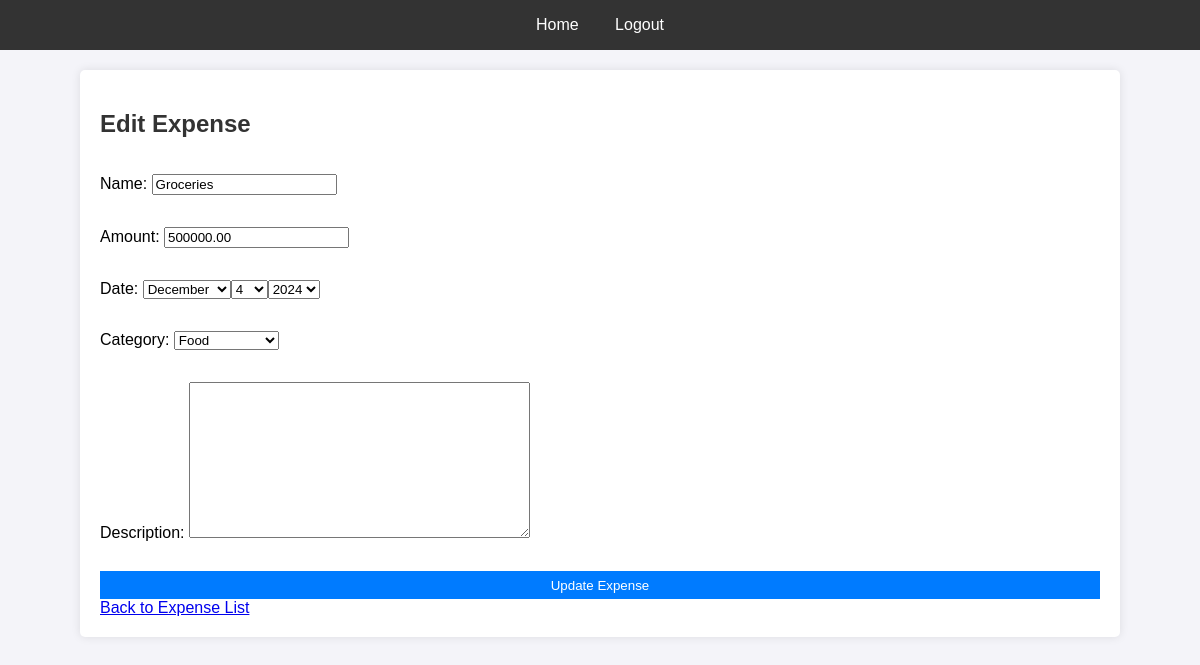
Screenshot of /edit/14/ (signed in) with the database file from the repository.
### expenses/models.py (models this page shows, shortened)
class Expense(models.Model):
    CATEGORY_CHOICES = [
        ('FOOD', 'Food'),
        ('TRANSPORT', 'Transport'),
        ('ENTERTAINMENT', 'Entertainment'),
        ('OTHER', 'Other')
    ]
    user = models.ForeignKey(User, on_delete=models.CASCADE)
    name = models.CharField(max_length=255)
    category = models.CharField(max_length=50, choices=CATEGORY_CHOICES)
    amount = models.DecimalField(max_digits=10, decimal_places=2)
    date = models.DateField()
    description = models.TextField(blank=True)

### expenses/views.py (the view)
# urls.py: path('edit/<int:id>/', views.expense_update, name='expense_update'),
def expense_update(request, id):
    expense = get_object_or_404(Expense, id=id, user=request.user)
    if request.method == 'POST':
        form = ExpenseForm(request.POST, instance=expense)
        if form.is_valid():
            form.save()
            messages.success(request, "Expense updated successfully!")
            return redirect('expense_list')
    else:
        form = ExpenseForm(instance=expense)
    return render(request, 'expenses/expense_form.html', {'form': form, 'form_title': 'Edit Expense', 'button_text': 'Update Expense'})

### expenses/forms.py (shortened to what this page needs)
class ExpenseForm(forms.ModelForm):
    class Meta:
        model = Expense
        fields = ['name', 'amount', 'date', 'category', 'description']  # Include the fields you want to capture from the user
        widgets = {
            'date': forms.SelectDateWidget(),  # This gives a date picker in the form
        }

### expenses/templates/expenses/expense_form.html (shortened to what this page needs)
{% extends 'expenses/base.html' %}
{% block content %}
<h2>{{ form_title }}</h2>
<form method="post">
    {{ form.as_p }}
    <button type="submit">{{ button_text }}</button>
</form>
<a href="{% url 'expense_list' %}">Back to Expense List</a>
{% endblock %}

### static/expenses/styles.css (style rules this page uses)
body { font-family: Arial, sans-serif; margin: 0; padding: 0; background-color: #f4f4f9; }
h2 { color: #333; }
form { display: flex; flex-direction: column; }
form button { background-color: #007bff; color: #fff; border: none; padding: 0.5em; cursor: pointer; margin-top: 1em; }

### rows the page displays
Expense: name "Groceries", amount "500000.00", category "Food"

### other values shown
{{ button_text }} "Update Expense"
